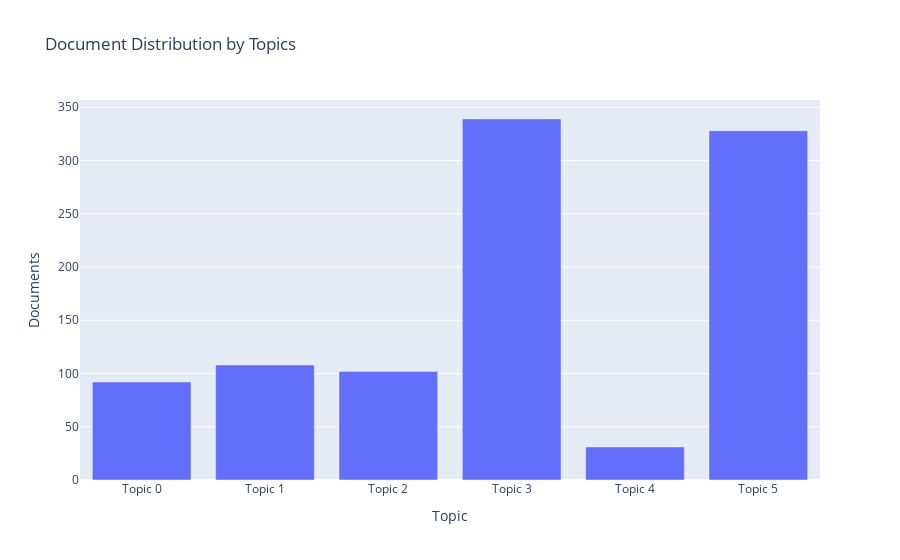

Notebook source saved alongside this figure:
### Code cell
plot_model(lda, plot = 'topic_distribution')

### Figure 1 — Plotly figure (JSON) as saved in the notebook; plotly's stock layout.template omitted (floating-point values rounded to 4 significant figures)
{"data": [{"alignmentgroup": "True", "customdata": [["business, loan, year, child, group, small, work, start, community, buy"], ["business, year, loan, use, child, able, work, buy, old, sell"], ["business, loan, sell, group, child, year, make, help, small, live"], ["loan, child, business, school, year, sell, buy, able, family, old"], ["loan, rice, also, farmer, use, small, land, group, many, area"], ["business, sell, loan, year, child, product, husband, work, buy, make"]], "hovertemplate": "Topic=%{x}<br>Documents=%{y}<br>Keyword=%{customdata[0]}<extra></extra>", "legendgroup": "", "marker": {"color": "#636efa", "pattern": {"shape": ""}}, "name": "", "offsetgroup": "", "orientation": "v", "showlegend": false, "textposition": "auto", "type": "bar", "x": ["Topic 0", "Topic 1", "Topic 2", "Topic 3", "Topic 4", "Topic 5"], "xaxis": "x", "y": [92, 108, 102, 339, 31, 328], "yaxis": "y"}], "layout": {"barmode": "relative", "legend": {"tracegroupgap": 0}, "title": {"text": "Document Distribution by Topics"}, "xaxis": {"anchor": "y", "domain": [0, 1], "title": {"text": "Topic"}}, "yaxis": {"anchor": "x", "domain": [0, 1], "title": {"text": "Documents"}}}}
